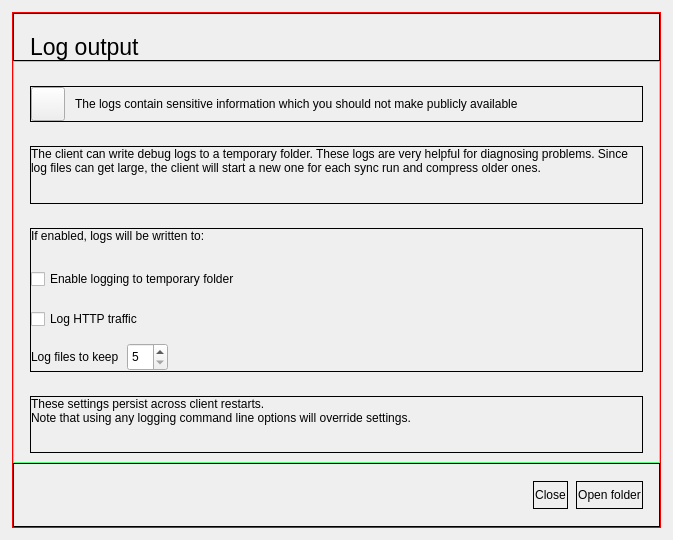
<?xml version="1.0" encoding="UTF-8"?>
<ui version="4.0">
 <class>LogBrowserMac</class>
 <widget class="QDialog" name="LogBrowserMac">
  <property name="geometry">
   <rect>
    <x>0</x>
    <y>0</y>
    <width>673</width>
    <height>540</height>
   </rect>
  </property>
  <property name="windowTitle">
   <string>Dialog</string>
  </property>
  <layout class="QVBoxLayout" name="verticalLayout_5">
   <property name="spacing">
    <number>6</number>
   </property>
   <property name="leftMargin">
    <number>12</number>
   </property>
   <property name="topMargin">
    <number>12</number>
   </property>
   <property name="rightMargin">
    <number>12</number>
   </property>
   <property name="bottomMargin">
    <number>12</number>
   </property>
   <item>
    <widget class="QFrame" name="frame">
     <property name="styleSheet">
      <string notr="true">#frame {
color: rgb(255, 0, 0)
}</string>
     </property>
     <property name="frameShape">
      <enum>QFrame::Shape::Box</enum>
     </property>
     <property name="frameShadow">
      <enum>QFrame::Shadow::Plain</enum>
     </property>
     <layout class="QVBoxLayout" name="verticalLayout_4">
      <property name="spacing">
       <number>0</number>
      </property>
      <property name="leftMargin">
       <number>0</number>
      </property>
      <property name="topMargin">
       <number>0</number>
      </property>
      <property name="rightMargin">
       <number>0</number>
      </property>
      <property name="bottomMargin">
       <number>0</number>
      </property>
      <item>
       <widget class="QFrame" name="frameTitle">
        <property name="sizePolicy">
         <sizepolicy hsizetype="Preferred" vsizetype="Fixed">
          <horstretch>0</horstretch>
          <verstretch>0</verstretch>
         </sizepolicy>
        </property>
        <property name="frameShape">
         <enum>QFrame::Shape::Box</enum>
        </property>
        <property name="frameShadow">
         <enum>QFrame::Shadow::Plain</enum>
        </property>
        <layout class="QHBoxLayout" name="horizontalLayout_4">
         <property name="leftMargin">
          <number>16</number>
         </property>
         <property name="topMargin">
          <number>20</number>
         </property>
         <property name="rightMargin">
          <number>16</number>
         </property>
         <property name="bottomMargin">
          <number>0</number>
         </property>
         <item>
          <widget class="QLabel" name="lblHeaderTitle">
           <property name="font">
            <font>
             <pointsize>17</pointsize>
            </font>
           </property>
           <property name="text">
            <string>Log output</string>
           </property>
          </widget>
         </item>
        </layout>
       </widget>
      </item>
      <item>
       <widget class="QFrame" name="frameContent">
        <property name="styleSheet">
         <string notr="true">#frameContent {
color: rgb(85, 255, 127);
}</string>
        </property>
        <property name="frameShape">
         <enum>QFrame::Shape::Box</enum>
        </property>
        <property name="frameShadow">
         <enum>QFrame::Shadow::Plain</enum>
        </property>
        <layout class="QVBoxLayout" name="verticalLayout_3">
         <property name="spacing">
          <number>24</number>
         </property>
         <property name="leftMargin">
          <number>16</number>
         </property>
         <property name="topMargin">
          <number>24</number>
         </property>
         <property name="rightMargin">
          <number>16</number>
         </property>
         <item>
          <widget class="QFrame" name="frameHeader">
           <property name="sizePolicy">
            <sizepolicy hsizetype="Preferred" vsizetype="Maximum">
             <horstretch>0</horstretch>
             <verstretch>0</verstretch>
            </sizepolicy>
           </property>
           <property name="frameShape">
            <enum>QFrame::Shape::Box</enum>
           </property>
           <property name="frameShadow">
            <enum>QFrame::Shadow::Plain</enum>
           </property>
           <property name="class" stdset="0">
            <string notr="true">helper_frame</string>
           </property>
           <layout class="QHBoxLayout" name="horizontalLayout_2">
            <property name="spacing">
             <number>10</number>
            </property>
            <property name="leftMargin">
             <number>0</number>
            </property>
            <property name="topMargin">
             <number>0</number>
            </property>
            <property name="rightMargin">
             <number>0</number>
            </property>
            <property name="bottomMargin">
             <number>0</number>
            </property>
            <item>
             <widget class="QToolButton" name="btnIcon">
              <property name="minimumSize">
               <size>
                <width>34</width>
                <height>34</height>
               </size>
              </property>
              <property name="maximumSize">
               <size>
                <width>34</width>
                <height>34</height>
               </size>
              </property>
              <property name="font">
               <font>
                <pointsize>19</pointsize>
               </font>
              </property>
              <property name="focusPolicy">
               <enum>Qt::FocusPolicy::NoFocus</enum>
              </property>
              <property name="text">
               <string/>
              </property>
              <property name="iconSize">
               <size>
                <width>34</width>
                <height>34</height>
               </size>
              </property>
             </widget>
            </item>
            <item>
             <widget class="QLabel" name="lblWarn">
              <property name="text">
               <string>The logs contain sensitive information which you should not make publicly available</string>
              </property>
             </widget>
            </item>
           </layout>
          </widget>
         </item>
         <item>
          <widget class="QFrame" name="frameText">
           <property name="frameShape">
            <enum>QFrame::Shape::Box</enum>
           </property>
           <property name="frameShadow">
            <enum>QFrame::Shadow::Plain</enum>
           </property>
           <property name="class" stdset="0">
            <string notr="true">helper_frame</string>
           </property>
           <layout class="QVBoxLayout" name="verticalLayout">
            <property name="leftMargin">
             <number>0</number>
            </property>
            <property name="topMargin">
             <number>0</number>
            </property>
            <property name="rightMargin">
             <number>0</number>
            </property>
            <property name="bottomMargin">
             <number>0</number>
            </property>
            <item>
             <widget class="QLabel" name="lblText">
              <property name="text">
               <string>The client can write debug logs to a temporary folder. These logs are very helpful for diagnosing problems. Since log files can get large, the client will start a new one for each sync run and compress older ones.</string>
              </property>
              <property name="alignment">
               <set>Qt::AlignmentFlag::AlignLeading|Qt::AlignmentFlag::AlignLeft|Qt::AlignmentFlag::AlignTop</set>
              </property>
              <property name="wordWrap">
               <bool>true</bool>
              </property>
             </widget>
            </item>
           </layout>
          </widget>
         </item>
         <item>
          <widget class="QFrame" name="frameControls">
           <property name="sizePolicy">
            <sizepolicy hsizetype="Preferred" vsizetype="Maximum">
             <horstretch>0</horstretch>
             <verstretch>0</verstretch>
            </sizepolicy>
           </property>
           <property name="minimumSize">
            <size>
             <width>0</width>
             <height>144</height>
            </size>
           </property>
           <property name="frameShape">
            <enum>QFrame::Shape::Box</enum>
           </property>
           <property name="frameShadow">
            <enum>QFrame::Shadow::Plain</enum>
           </property>
           <property name="class" stdset="0">
            <string notr="true">helper_frame</string>
           </property>
           <layout class="QVBoxLayout" name="verticalLayout_6">
            <property name="spacing">
             <number>8</number>
            </property>
            <property name="leftMargin">
             <number>0</number>
            </property>
            <property name="topMargin">
             <number>0</number>
            </property>
            <property name="rightMargin">
             <number>0</number>
            </property>
            <property name="bottomMargin">
             <number>0</number>
            </property>
            <item>
             <widget class="QLabel" name="lblLocation">
              <property name="text">
               <string>If enabled, logs will be written to:</string>
              </property>
              <property name="alignment">
               <set>Qt::AlignmentFlag::AlignLeading|Qt::AlignmentFlag::AlignLeft|Qt::AlignmentFlag::AlignTop</set>
              </property>
              <property name="wordWrap">
               <bool>true</bool>
              </property>
             </widget>
            </item>
            <item>
             <widget class="CCheckBox" name="chkEnableLogging">
              <property name="minimumSize">
               <size>
                <width>0</width>
                <height>32</height>
               </size>
              </property>
              <property name="cursor">
               <cursorShape>PointingHandCursor</cursorShape>
              </property>
              <property name="text">
               <string>Enable logging to temporary folder</string>
              </property>
             </widget>
            </item>
            <item>
             <widget class="CCheckBox" name="chkLogHttp">
              <property name="minimumSize">
               <size>
                <width>0</width>
                <height>32</height>
               </size>
              </property>
              <property name="cursor">
               <cursorShape>PointingHandCursor</cursorShape>
              </property>
              <property name="text">
               <string>Log HTTP traffic</string>
              </property>
             </widget>
            </item>
            <item>
             <layout class="QHBoxLayout" name="horizontalLayout">
              <item>
               <widget class="QLabel" name="lblFilesKeep">
                <property name="text">
                 <string>Log files to keep</string>
                </property>
               </widget>
              </item>
              <item>
               <widget class="QSpinBox" name="edFilesKeep">
                <property name="minimumSize">
                 <size>
                  <width>0</width>
                  <height>28</height>
                 </size>
                </property>
                <property name="minimum">
                 <number>5</number>
                </property>
               </widget>
              </item>
              <item>
               <spacer name="horizontalSpacer">
                <property name="orientation">
                 <enum>Qt::Orientation::Horizontal</enum>
                </property>
                <property name="sizeHint" stdset="0">
                 <size>
                  <width>40</width>
                  <height>20</height>
                 </size>
                </property>
               </spacer>
              </item>
             </layout>
            </item>
           </layout>
          </widget>
         </item>
         <item>
          <widget class="QFrame" name="frameFooter">
           <property name="frameShape">
            <enum>QFrame::Shape::Box</enum>
           </property>
           <property name="frameShadow">
            <enum>QFrame::Shadow::Plain</enum>
           </property>
           <property name="class" stdset="0">
            <string notr="true">helper_frame</string>
           </property>
           <layout class="QVBoxLayout" name="verticalLayout_2">
            <property name="leftMargin">
             <number>0</number>
            </property>
            <property name="topMargin">
             <number>0</number>
            </property>
            <property name="rightMargin">
             <number>0</number>
            </property>
            <property name="bottomMargin">
             <number>0</number>
            </property>
            <item>
             <widget class="QLabel" name="lblFooter">
              <property name="text">
               <string>These settings persist across client restarts. Note that using any logging command line options will override settings.</string>
              </property>
              <property name="alignment">
               <set>Qt::AlignmentFlag::AlignLeading|Qt::AlignmentFlag::AlignLeft|Qt::AlignmentFlag::AlignTop</set>
              </property>
              <property name="wordWrap">
               <bool>true</bool>
              </property>
             </widget>
            </item>
           </layout>
          </widget>
         </item>
        </layout>
       </widget>
      </item>
      <item>
       <widget class="QFrame" name="frameButtons">
        <property name="sizePolicy">
         <sizepolicy hsizetype="Preferred" vsizetype="Maximum">
          <horstretch>0</horstretch>
          <verstretch>0</verstretch>
         </sizepolicy>
        </property>
        <property name="minimumSize">
         <size>
          <width>0</width>
          <height>64</height>
         </size>
        </property>
        <property name="maximumSize">
         <size>
          <width>16777215</width>
          <height>64</height>
         </size>
        </property>
        <property name="frameShape">
         <enum>QFrame::Shape::Box</enum>
        </property>
        <property name="frameShadow">
         <enum>QFrame::Shadow::Plain</enum>
        </property>
        <layout class="QHBoxLayout" name="horizontalLayout_3">
         <property name="spacing">
          <number>8</number>
         </property>
         <property name="topMargin">
          <number>12</number>
         </property>
         <property name="rightMargin">
          <number>16</number>
         </property>
         <property name="bottomMargin">
          <number>12</number>
         </property>
         <item>
          <spacer name="horizontalSpacer_2">
           <property name="orientation">
            <enum>Qt::Orientation::Horizontal</enum>
           </property>
           <property name="sizeHint" stdset="0">
            <size>
             <width>482</width>
             <height>20</height>
            </size>
           </property>
          </spacer>
         </item>
         <item>
          <widget class="FocusFrame" name="frameCloseBtn">
           <property name="sizePolicy">
            <sizepolicy hsizetype="Maximum" vsizetype="Maximum">
             <horstretch>0</horstretch>
             <verstretch>0</verstretch>
            </sizepolicy>
           </property>
           <property name="frameShape">
            <enum>QFrame::Shape::Box</enum>
           </property>
           <property name="frameShadow">
            <enum>QFrame::Shadow::Plain</enum>
           </property>
           <layout class="QVBoxLayout" name="verticalLayout_8">
            <property name="leftMargin">
             <number>1</number>
            </property>
            <property name="topMargin">
             <number>1</number>
            </property>
            <property name="rightMargin">
             <number>1</number>
            </property>
            <property name="bottomMargin">
             <number>1</number>
            </property>
            <item>
             <widget class="QPushButton" name="btnClose">
              <property name="minimumSize">
               <size>
                <width>0</width>
                <height>24</height>
               </size>
              </property>
              <property name="maximumSize">
               <size>
                <width>16777215</width>
                <height>24</height>
               </size>
              </property>
              <property name="cursor">
               <cursorShape>PointingHandCursor</cursorShape>
              </property>
              <property name="styleSheet">
               <string notr="true">#btnClose {
border: none;
padding: 0px;
margin: 0px;
}
</string>
              </property>
              <property name="text">
               <string>Close</string>
              </property>
             </widget>
            </item>
           </layout>
          </widget>
         </item>
         <item>
          <widget class="FocusFrame" name="frameOpenFolderBtn">
           <property name="sizePolicy">
            <sizepolicy hsizetype="Maximum" vsizetype="Maximum">
             <horstretch>0</horstretch>
             <verstretch>0</verstretch>
            </sizepolicy>
           </property>
           <property name="frameShape">
            <enum>QFrame::Shape::Box</enum>
           </property>
           <property name="frameShadow">
            <enum>QFrame::Shadow::Plain</enum>
           </property>
           <layout class="QVBoxLayout" name="verticalLayout_7">
            <property name="leftMargin">
             <number>1</number>
            </property>
            <property name="topMargin">
             <number>1</number>
            </property>
            <property name="rightMargin">
             <number>1</number>
            </property>
            <property name="bottomMargin">
             <number>1</number>
            </property>
            <item>
             <widget class="QPushButton" name="btnOpenFolder">
              <property name="minimumSize">
               <size>
                <width>0</width>
                <height>24</height>
               </size>
              </property>
              <property name="maximumSize">
               <size>
                <width>16777215</width>
                <height>24</height>
               </size>
              </property>
              <property name="cursor">
               <cursorShape>PointingHandCursor</cursorShape>
              </property>
              <property name="styleSheet">
               <string notr="true">#btnOpenFolder {
border: none;
padding: 0px;
margin: 0px;
}
</string>
              </property>
              <property name="text">
               <string>Open folder</string>
              </property>
             </widget>
            </item>
           </layout>
          </widget>
         </item>
        </layout>
       </widget>
      </item>
     </layout>
    </widget>
   </item>
  </layout>
 </widget>
 <customwidgets>
  <customwidget>
   <class>FocusFrame</class>
   <extends>QFrame</extends>
   <header>platform/common/focusframe.h</header>
   <container>1</container>
  </customwidget>
  <customwidget>
   <class>CCheckBox</class>
   <extends>QCheckBox</extends>
   <header>gui/customui/ccheckbox.h</header>
  </customwidget>
 </customwidgets>
 <resources/>
 <connections/>
</ui>
